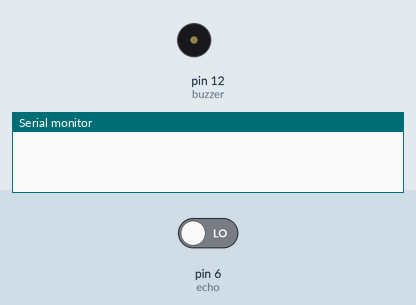
Simulated run of this sketch. Board: Arduino Uno, built with avr-gcc and run on an emulated ATmega328P. On the bench: buzzer (waves = sounding), the last lines printed to the serial monitor. The inputs (shaded band) are chosen by the test bench; at power-on: pin 6 (echo) LOW.

Above: at 0.1 s.
At 1.1 s:
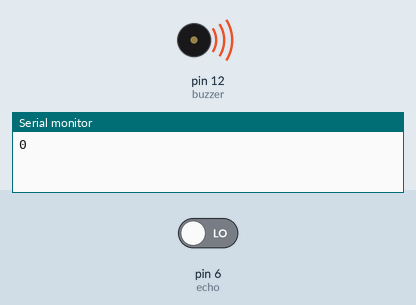
Timing chart, 0 to 2.6 s (numbered marks = the images above):
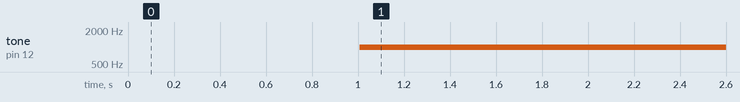

Measured:
- by itself, tone on pin 12 (buzzer): silent → 1000 Hz at 1.0 s

The sketch:

alarma_ultrasonica_martin_nunez.ino
```cpp
#define trig 7  // emisor de la señal

#define echo 6  // receptor de la señal

#define buzzer 12  //zumbador

void setup() {
  // sólo se activa al iniciarse el programa. (definimos entradas y salidas)
  Serial.begin(9600);
  pinMode(trig, OUTPUT);  //emisor

  pinMode(echo, INPUT);  //receptor

  pinMode(buzzer, OUTPUT);  //emisor
}

void loop() {
  // Bucle. (se repite indefinidamente despues de iniciar el programa)

  long duration, distance;  //duration y distance (variables numéricas extensas)

  digitalWrite(trig, LOW);  //2 microsegundos en apagado

  delay(2);

  digitalWrite(trig, HIGH);  //se mandamos un pulso de 5 microsegundos

  delay(5);

  digitalWrite(trig, LOW);  //se apaga

  duration = pulseIn(echo, HIGH);  //se mide el tiempo que la señal tarda en volver al sensor en microsegundos

  distance = (duration / 2) * 0.0343;  //la distancia es el tiempo por la velocidad del sonido (343 m/s = 0.0343 cm/microseg)
  Serial.println(distance);
   //si la distancia es menor de un metro y medio
  if (distance < 10) {
    tone(buzzer, 1000);  //suena el zumbador con una frecuencia de 1000Hz
    delay(5000);  //durante 5 segundos
  } else          //de lo contrario
  {
    noTone(buzzer);  //no suena
  }
}
```
